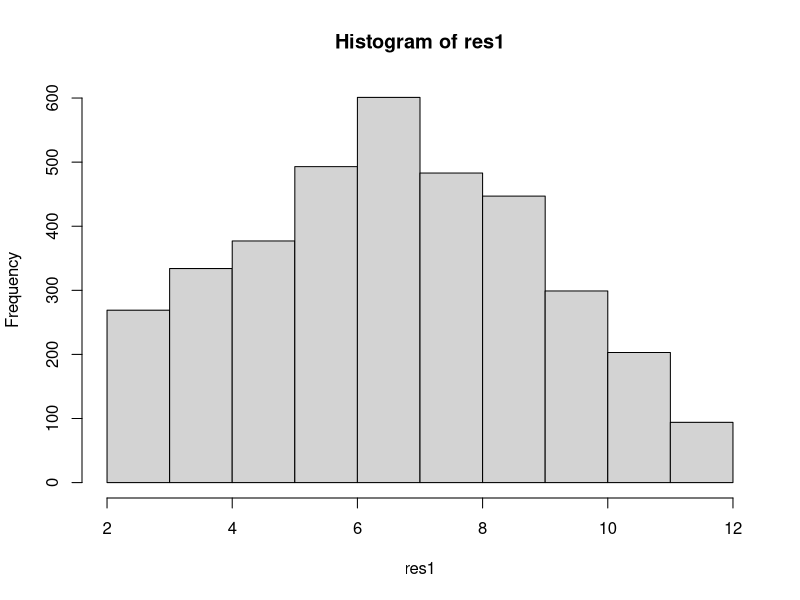

Recreate this plot in R.
# Sum of two standard dice rolls
# Each die has 6 sides with values ranging from 1:6
two_standard_dice <- function() {
  sample(1:6, size = 1) + sample(1:6, size = 1)
}

# To roll two standard dice and collect the sum of the rolls, call function two_standard_dice()
two_standard_dice()

# Check for accuracy through simulation:

# Initialize container vector res1 to store results
res1 <- rep(0, 3600)
# Run for-loop for length(res1) iterations
for(i in 1:length(res1)){
  res1[i] <- two_standard_dice()
}

# Histogram for Sum of Two Standard Dice Rolls:
hist(res1)
# For the histogram for res1, I expect a roughly symmetric distr. centered at the number of dice * 3.5
#    Remember: the expectation value for a single standard die is 3.5.

factor_levels1 <- factor(res1)
# Contingency table for factor levels
table(res1)